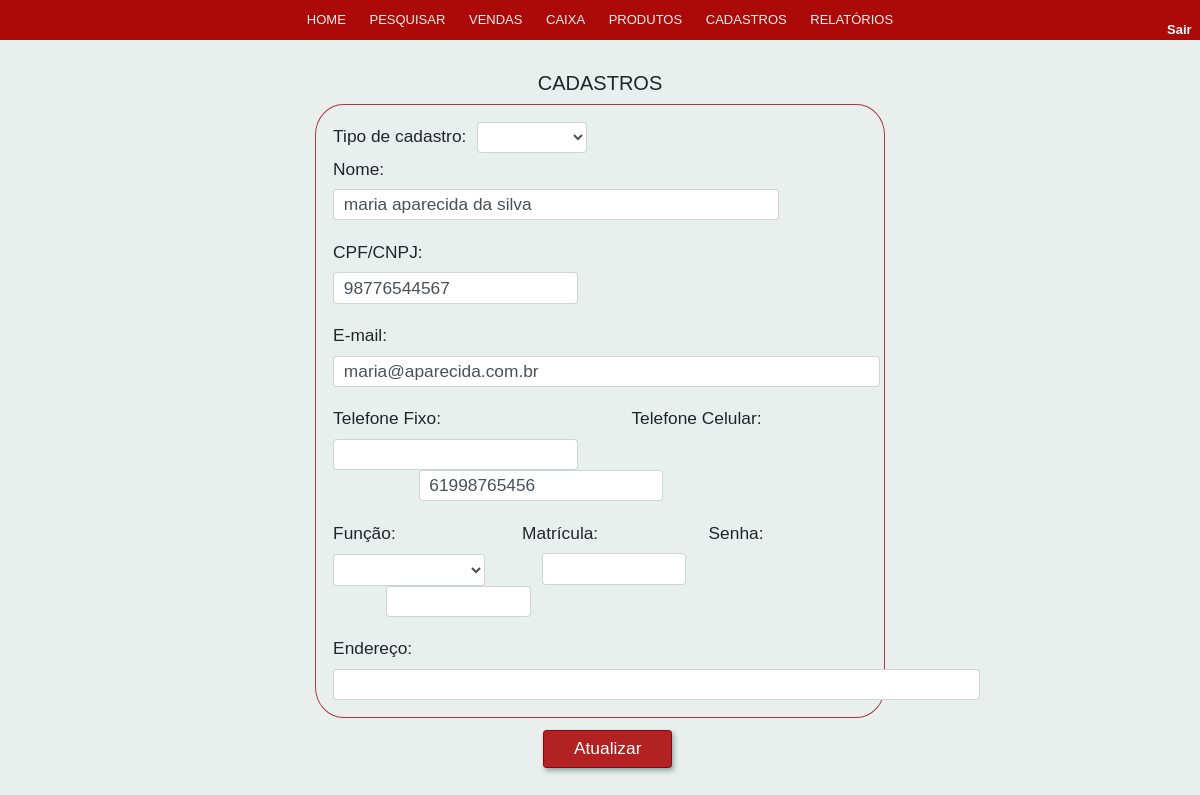
The app's page /view/Cadastros.php?id_get_up=12 with its own data.
### tables this page shows
CREATE TABLE IF NOT EXISTS `pessoa` (
  `id_pessoa` INT NOT NULL AUTO_INCREMENT,
  `nome` VARCHAR(45) NOT NULL,
  `cpf_cnpj` VARCHAR(20) NULL,
  `tipo_pessoa` ENUM('cliente', 'funcionario', 'fornecedor') NOT NULL,
  `email` VARCHAR(45) NULL,
  `telefone_fixo` VARCHAR(11) NULL,
  `telefone_celular` VARCHAR(11) NULL,
  `matricula` VARCHAR(11) NULL,
  `senha` VARCHAR(45) NULL,
  `funcao` ENUM('gerente', 'vendedor', 'operador de caixa') NULL,
  `endereco` VARCHAR(60) NULL,
  PRIMARY KEY (`id_pessoa`),
  UNIQUE INDEX `cpf_cnpj_UNIQUE` (`cpf_cnpj` ASC) );

### model/Pessoa.php (called while the page is built, shortened)
<?php
require_once 'Conexao.php';
class Pessoa
{
    public function selectPessoaCliente($id_up)
    {
        $conexao = new Conexao();
        $dados  = $conexao->pdo->prepare("SELECT * FROM pessoa WHERE tipo_pessoa = 'cliente' AND id_pessoa = :id " );
        $dados->bindValue("id", $id_up);
        $dados->execute();
        $dadosSelecionados = $dados->fetchAll(PDO::FETCH_ASSOC);
        return $dadosSelecionados;
    }
}
?>

### model/Conexao.php (called while the page is built, shortened)
<?php
class Conexao {
   public $dbname = "projeto_cristofarma";
   public $host = "localhost";
   public $user = "root";
   public $senha = "";
    function __construct()
    {
        try {
            $this->pdo  = new PDO("mysql:dbname=" . $this->dbname . ";host=" . $this->host, $this->user, $this->senha);
        } catch (PDOException $e) {
            echo "Erro com Banco de Dados: " . $e->getMessage();
            exit();
        } catch (Exception $e) {
            echo "Erro Generico: " . $e->getMessage();
            exit();
        }
    }
}
?>

### view/Cadastros.php (the view, shortened to what this page needs)
<!doctype html>
<html lang="pt">
<head>
  <link rel="stylesheet" href="../css/bootstrap/nav/navegador.css">
  <link rel="stylesheet" href="../css/estilo.css">
</head>
<body>
  <?php
  require_once '../model/Pessoa.php';
  require_once '../model/Conexao.php';
  $pessoa =  new Pessoa();
  ?>
  <header>
    <nav class="dp-menu">
      <ul>
        <li><a href="home.php">HOME</a></li>
        <li><a href="#">PESQUISAR</a>
        </li>
        <li><a href="Vendas.php">VENDAS</a></li>
        <li><a href="Caixa.php">CAIXA</a></li>
        <li><a href="#">PRODUTOS</a>
        </li>
        <li><a href="Cadastros.php">CADASTROS</a></li>
        <li><a href="#">RELATÓRIOS</a>
      </ul>
    </nav>
    <div id="divSair">
      <a href="../index.php">Sair</a>
    </div>
    </header>
    <section id="principal">
        <?php
        if (isset($_GET['id_get_up']))
        {
            $id_up = addslashes($_GET['id_get_up']);
            $retornoConsulta = $pessoa->selectPessoaCliente($id_up);
        }
        ?>
        <form id="cadastro" method="POST">
            <legend>CADASTROS</legend>
                <div  style="border: rgba(168, 57, 68) solid 1px; padding: 3%; border-radius: 5%;">
                <label id="txtTipoCadastro">Tipo de cadastro:</label> &nbsp;
                <select id="tipoCadastro" name="tipoCadastro" class="form-control"  style="display: inline;" autofocus required onchange="verifica(this.value)" >
                    <option value="" selected> </option>
                    <option value="cliente" >Cliente</option>
                </select><br/>
            <label for="nome" id="nome">Nome:</label><br/>
            <input id="nome" type="text" class="form-control" name="nome" size="40" required value="<?php if(isset($retornoConsulta)){echo $retornoConsulta[0]['nome'];}?>"><br/><br/>
            <label for="cpfAndCnpj" id="cpf">CPF/CNPJ:</label><br/>
            <input id="cpfAndCnpj" class="form-control" type="text" name="cpf_cnpj" size="20" maxlength="14" value="<?php if(isset($retornoConsulta)){echo $retornoConsulta[0]['cpf_cnpj'];}?>"><br/><br/>
            <label for="email" id="email">E-mail:</label><br/>
            <input id="email" class="form-control" type="email" name="email" size="50" required value="<?php if(isset($retornoConsulta)){echo $retornoConsulta[0]['email'];}?>"><br/><br/>
            <label for="telefoneFixo" id="telefoneFixo">Telefone Fixo:</label>
            <label for="telefoneCelular" id="telefoneCelular" style="margin-left: 35%;">Telefone Celular:</label><br/>
            <input id="telefoneFixo" class="form-control" type="text" name="telefoneFixo" data-mask="(00) 0000-0000"
                data-mask-selectonfocus="true" size="20 value="<?php if(isset($retornoConsulta)){echo $retornoConsulta[0]['telefone_fixo'];}?>">&nbsp; &nbsp;
            <input id="telefoneCelular" class="form-control" type="text" name="telefoneCelular" data-mask="(00) 00000-0000"
                data-mask-selectonfocus="true" size="20"  required style="margin-left: 16%;" value="<?php if(isset($retornoConsulta)){echo $retornoConsulta[0]['telefone_celular'];}?>"><br/><br/>
            <label id="funcao" style="display: inline;">Função:</label>
            <label for="matricula" style="margin-left: 23%;">Matrícula:</label>
            <label for="senha" style="margin-left: 20%;">Senha:</label><br/>
            <select id="listaFuncao" name="listaFuncao" class="form-control" required style="display: inline;" >
                <option value="" selected> </option>
                <option value="gerente">Gerente</option>
            </select>
            <input id="matricula"  class="form-control"type="text" name="matricula" size="10" style="margin-left: 10%;" value="">&nbsp;
            <input id="senha"  class="form-control"type="password" name="senha" size="10" style="margin-left: 10%;" value=""> <br/><br/>
            <label for="endereco" id="endereco">Endereço:</label><br>
            <input id="endereco" class="form-control"type="text" name="endereco" size="60" value="" >
                </div>
            <input  class="btn btn-outline-danger" id="btnCadastrar" type="submit" name="btnGravarClientes" style="margin-left: 40%; margin-top: 2%;"
                value="<?php if (isset($_GET['id_get_up'])){echo 'Atualizar';} else {echo 'Cadastrar';}?>">
        </form>
  </section>
</body>
</html>

### css/estilo.css (style rules this page uses)
* { padding: 0px; margin: 0px; font-family: sans-serif; font-size: 13px; }
section#principal { width: 50%; height: 650px; display: block; margin: auto; padding: 15px; }
#cadastro input, label { display: inline-block; font-size: 13pt; }
option, select { font-size: 12pt; width: auto; text-align: left; }
legend { text-align: center; font-size: 15pt; margin-top: 0px; }
input { font-size: 13pt; }
.btn { padding: 5px 30px; text-align: center; text-decoration: none; display: inline-block; font-size: 19px; box-shadow: 2px 3px 5px rgb(10 74 67 / 42%); }
.btn-outline-danger { color: #fff; background-color: #B22222; border: #8b0210 solid 1px; }
#divSair { width: 2%; font-size: 12pt; float: right; margin-right: 1%; margin-left: 80%; margin-top: -3%; }
#divSair a { color: white; font-weight: bolder; padding: 3px; }

### records on screen
pessoa: nome "maria aparecida da silva", cpf_cnpj "98776544567", email "maria@aparecida.com.br", telefoneCelular "61998765456"
